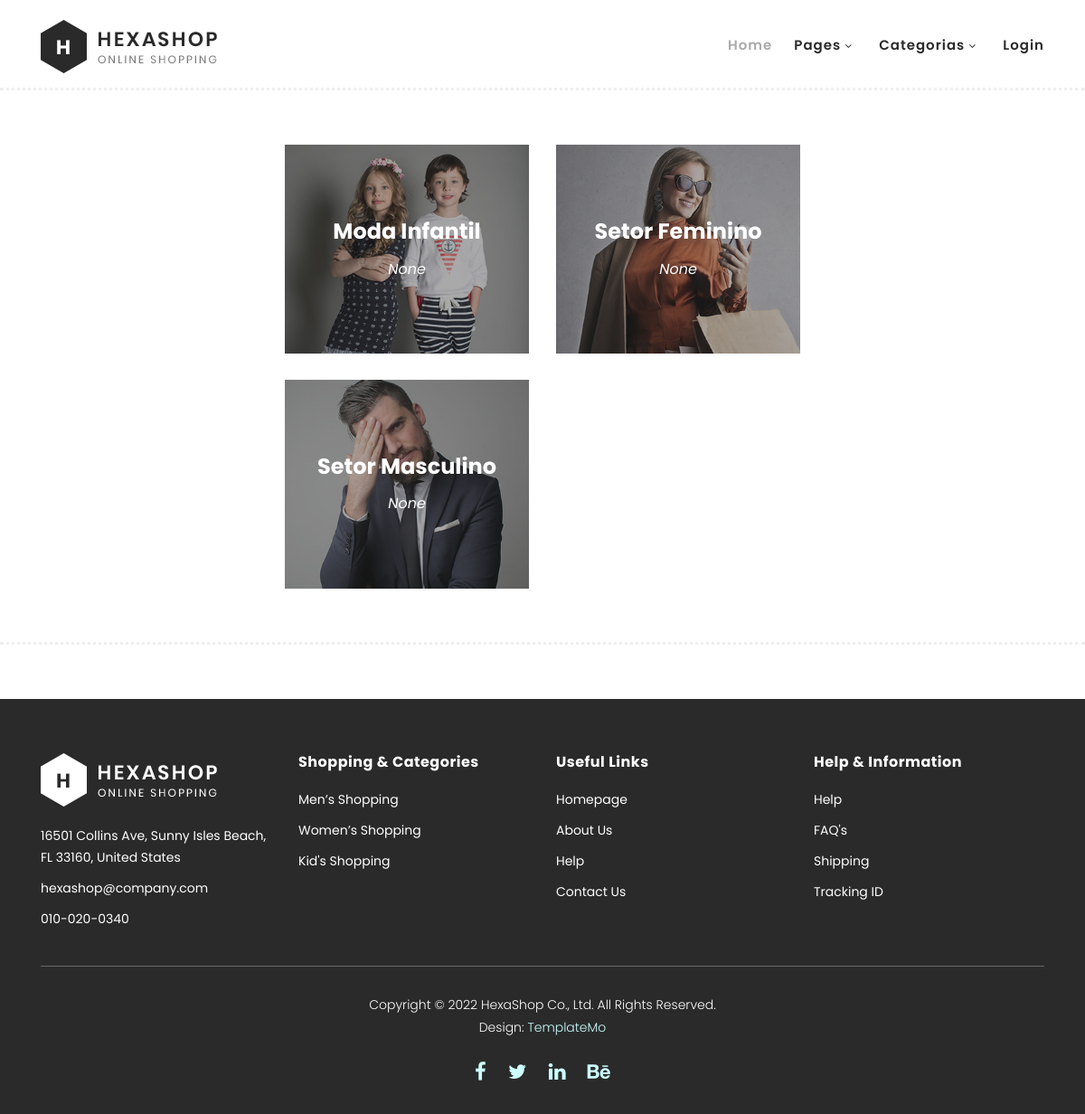
The page /categories/ on the database as committed earlier.
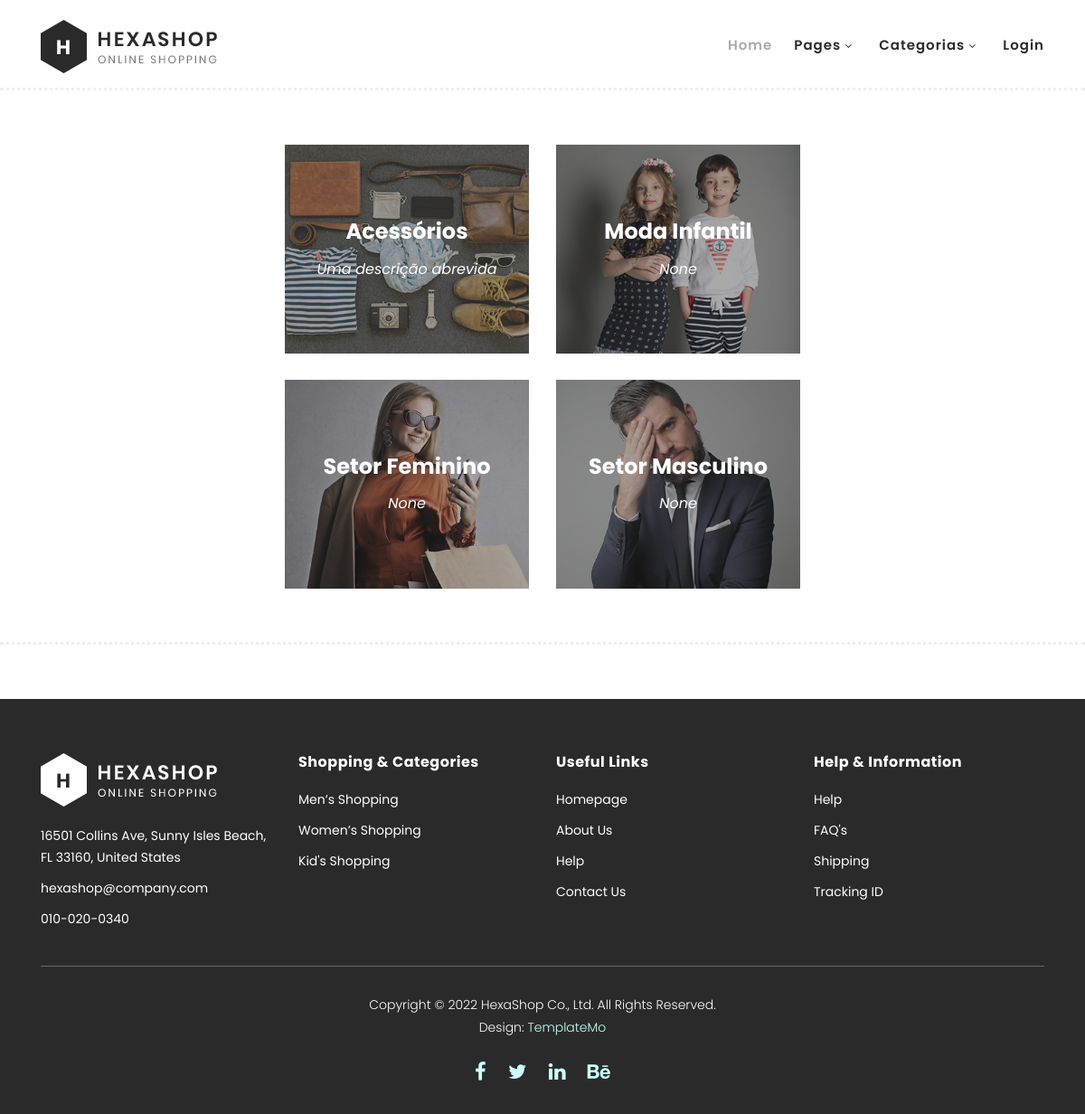
The same page on the database as committed later.
### core/models.py (models this page shows, shortened)
class Category(models.Model):
    category_name = models.CharField(max_length = 30, verbose_name='Categoria')
    category_description = models.CharField(max_length = 60, verbose_name='Descrição')
    category_breve = models.CharField(max_length = 45, blank=True, null=True, verbose_name='Descrição breve')
    category_image = models.ImageField(null=True, verbose_name='Imagem')
    class Meta:
        verbose_name= 'Categoria'
        verbose_name_plural = 'Categorias'
        ordering = ['category_name']

### core/views.py (the view)
# urls.py: path('categories/', views.categories_view, name='categories'),
def categories_view(request):
     categorias = Category.objects.all()
     context = {'categorias': categorias }
     return render(request, 'categorias.html',context )

### core/templates/categorias.html (shortened to what this page needs)
{% extends "base.html" %}
{% load static %}
{% block content %}
    <div class="main-banner" id="top">
        <div class="container-fluid">
            <div class="row justify-content-center">
                <div class="col-lg-6">
                    <div class="right-content">
                        <div class="row">
                            {% for categoria in categorias %}
                                <div class="col-lg-6">
                                    <div class="right-first-image">
                                        <div class="thumb">
                                            <div class="inner-content">
                                                <h4>{{ categoria.category_name }}</h4>
                                                <span>{{ categoria.category_breve }}</span>
                                            </div>
                                            <img src="{{ categoria.category_image.url }}">
                                        </div>
                                    </div>
                                </div>
                            {% endfor %}
                        </div>
                    </div>
                </div>
            </div>
        </div>
    </div>
{% endblock content %}

### core/templates/base.html (shortened to what this page needs)
<!DOCTYPE html>
<html lang="en">
  <head>
    {% load static %}
    <link rel="stylesheet" type="text/css" href="{% static 'css/bootstrap.min.css' %}">
    <link rel="stylesheet" type="text/css" href="{% static 'css/font-awesome.css' %}">
    <link rel="stylesheet" href="{% static 'css/templatemo-hexashop.css' %}">
    <link rel="stylesheet" href="{% static 'css/owl-carousel.css' %}">
    <link rel="stylesheet" href="{% static 'css/lightbox.css' %}">
    </head>
    <body>
    <header class="header-area header-sticky">
        <div class="container">
            <div class="row">
                <div class="col-12">
                    <nav class="main-nav">
                        <a href="/" class="logo">
                            <img src="{% static 'images/logo.png' %}">
                        </a>
                        <ul class="nav">
                            <li class="scroll-to-section"><a href="/#top" class="active">Home</a></li>
                            <li class="submenu">
                                <a href="javascript:;">Pages</a>
                            </li>
                            <li class="submenu">
                                <a href="javascript:;">Categorias</a>
                            </li>
                            {% if user.is_authenticated %}
                              <li class="scroll-to-section"><a href="{% url 'logout' %}">Sair</a></li>
                            {% else %}
                              <li><a href="../login">Login</a></li>
                            {% endif %}
                        </ul>
                    </nav>
                </div>
            </div>
        </div>
    </header>
    {% block content %}
    {% endblock content %}
        <footer>
          <div class="container">
              <div class="row">
                  <div class="col-lg-3">
                      <div class="first-item">
                          <div class="logo">
                              <img src="{% static 'images/white-logo.png' %}" alt="hexashop ecommerce templatemo">
                          </div>
                          <ul>
                              <li><a href="#">16501 Collins Ave, Sunny Isles Beach, FL 33160, United States</a></li>
                              <li><a href="#">hexashop@company.com</a></li>
                              <li><a href="#">010-020-0340</a></li>
                          </ul>
                      </div>
                  </div>
                  <div class="col-lg-3">
                      <h4>Shopping &amp; Categories</h4>
                      <ul>
                          <li><a href="#">Men’s Shopping</a></li>
                          <li><a href="#">Women’s Shopping</a></li>
                          <li><a href="#">Kid's Shopping</a></li>
                      </ul>
                  </div>
                  <div class="col-lg-3">
                      <h4>Useful Links</h4>
                      <ul>
                          <li><a href="#">Homepage</a></li>
                          <li><a href="#">About Us</a></li>
                          <li><a href="#">Help</a></li>
                          <li><a href="#">Contact Us</a></li>
                      </ul>
                  </div>
                  <div class="col-lg-3">
                      <h4>Help &amp; Information</h4>
                      <ul>
                          <li><a href="#">Help</a></li>
                          <li><a href="#">FAQ's</a></li>
                          <li><a href="#">Shipping</a></li>
                          <li><a href="#">Tracking ID</a></li>
                      </ul>
                  </div>
                  <div class="col-lg-12">
                      <div class="under-footer">
                          <p>Copyright © 2022 HexaShop Co., Ltd. All Rights Reserved.
                          <br>Design: <a href="https://templatemo.com" target="_parent" title="free css templates">TemplateMo</a></p>
                          <ul>
                              <li><a href="#"><i class="fa fa-facebook"></i></a></li>
                              <li><a href="#"><i class="fa fa-twitter"></i></a></li>
                              <li><a href="#"><i class="fa fa-linkedin"></i></a></li>
                              <li><a href="#"><i class="fa fa-behance"></i></a></li>
                          </ul>
                      </div>
                  </div>
              </div>
          </div>
      </footer>
  </body>
</html>

Rows that differ between the two databases and show on the page:
added Category: category_name "Acessórios", category_breve "Uma descrição abrevida", category_image (picture)
